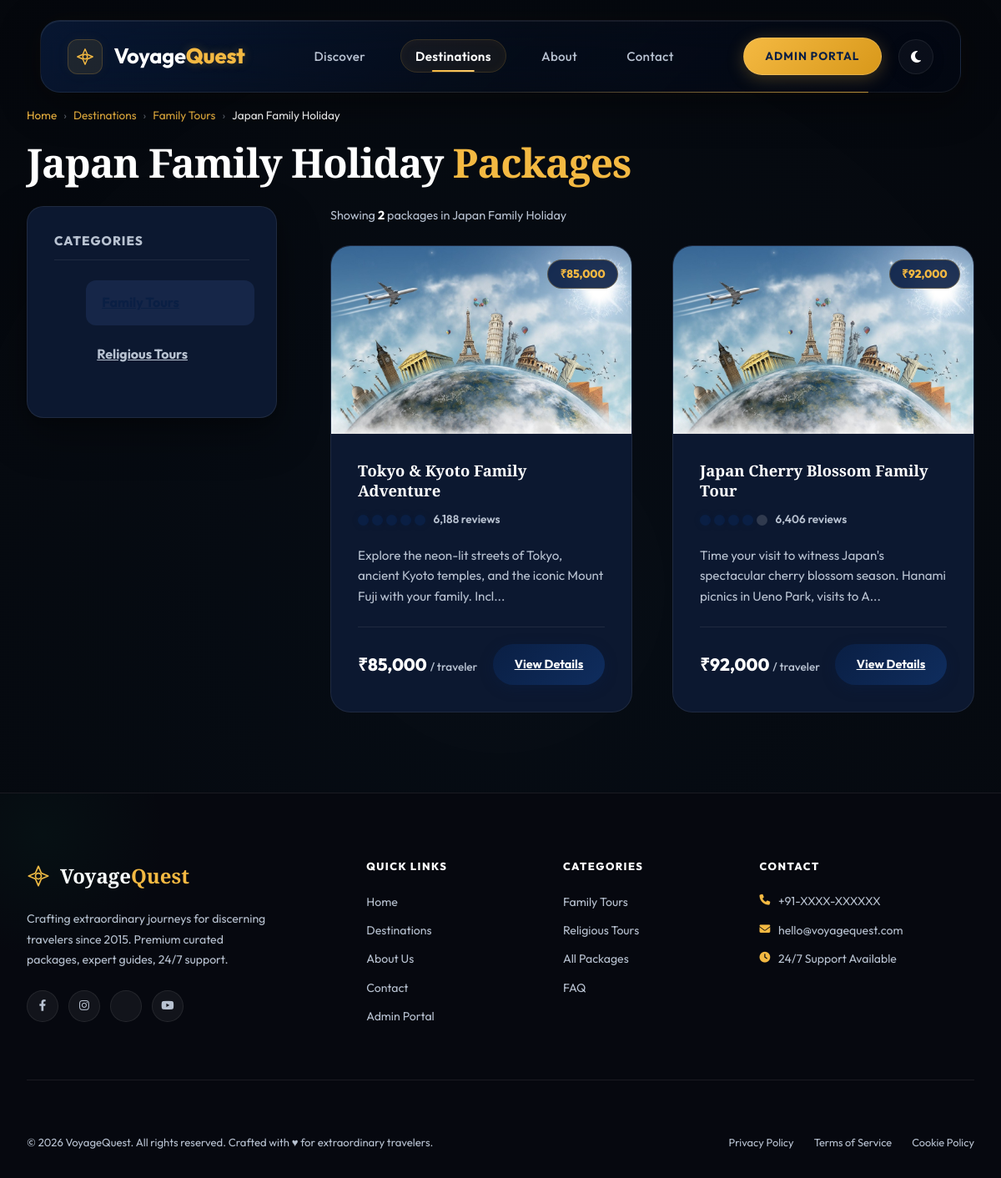
Screenshot of /package.php?subcatid=27 with the database file from the repository.
### tables this page shows
CREATE TABLE `subcategory` (
  `Subcatid` int(200) NOT NULL AUTO_INCREMENT,
  `Subcatname` varchar(1000) NOT NULL,
  `Catid` int(200) NOT NULL,
  `Pic` varchar(8000) NOT NULL,
  `Detail` varchar(8000) NOT NULL,
  PRIMARY KEY (`Subcatid`)
);

CREATE TABLE `category` (
  `Cat_id` int(100) NOT NULL AUTO_INCREMENT,
  `Cat_name` varchar(2000) NOT NULL,
  PRIMARY KEY (`Cat_id`)
);

CREATE TABLE `package` (
  `Packid` int(200) NOT NULL AUTO_INCREMENT,
  `Packname` varchar(1000) NOT NULL,
  `Category` int(200) NOT NULL,
  `Subcategory` int(200) NOT NULL,
  `Packprice` int(200) NOT NULL,
  `Pic1` varchar(8000) NOT NULL,
  `Pic2` varchar(8000) NOT NULL,
  `Pic3` varchar(8000) NOT NULL,
  `Detail` varchar(8000) NOT NULL,
  PRIMARY KEY (`Packid`)
);

### function.php (called while the page is built, shortened)
<?php
function h($string) {
    return htmlspecialchars($string ?? '', ENT_QUOTES, 'UTF-8');
}
function prepare_query($cn, $sql, $types = '', $params = []) {
    $stmt = mysqli_prepare($cn, $sql);
    if ($types && $params) {
        mysqli_stmt_bind_param($stmt, $types, ...$params);
    }
    mysqli_stmt_execute($stmt);
    return mysqli_stmt_get_result($stmt);
}
?>

### package.php (the view, shortened to what this page needs)
<?php
include('function.php');
$subcatid = isset($_GET["subcatid"]) ? (int)$_GET["subcatid"] : 0;
$subcat_name = 'Travel Packages';
$cat_name    = 'Destinations';
$subcat_catid = 0;
if ($subcatid > 0) {
    $sub_res = prepare_query($cn,
        "SELECT s.Subcatname, s.Catid, c.Cat_name FROM subcategory s JOIN category c ON s.Catid = c.Cat_id WHERE s.Subcatid = ?",
        "i", [$subcatid]
    );
    if ($sub_res && $sub_row = mysqli_fetch_assoc($sub_res)) {
        $subcat_name   = $sub_row['Subcatname'];
        $cat_name      = $sub_row['Cat_name'];
        $subcat_catid  = (int)$sub_row['Catid'];
    }
}
$all_cats = mysqli_query($cn, "SELECT Cat_id, Cat_name FROM category ORDER BY Cat_id");
$packages = [];
if ($subcatid > 0) {
    $pkg_res = prepare_query($cn,
        "SELECT Packid, Packname, Packprice, Pic1, Detail FROM package WHERE Subcategory = ? ORDER BY Packid",
        "i", [$subcatid]
    );
    if ($pkg_res) {
        while ($row = mysqli_fetch_assoc($pkg_res)) {
            $packages[] = $row;
        }
    }
}
?>
<!DOCTYPE html>
<html lang="en">
<head>
    <link href="https://cdn.jsdelivr.net/npm/bootstrap@5.3.0/dist/css/bootstrap.min.css" rel="stylesheet">
    <link rel="stylesheet" href="css/luxury_travel.css?v=<?php echo filemtime('css/luxury_travel.css'); ?>">
</head>
<body>
<?php include('top.php'); ?>
<main class="ta-container" role="main">
    <nav aria-label="Breadcrumb" style="margin-bottom: 1rem;" data-aos="fade-up">
        <ol style="display:flex;gap:0.5rem;list-style:none;padding:0;margin:0;font-size:0.85rem;color:var(--text-gray);flex-wrap:wrap;">
            <li><a href="index.php" style="color:var(--gold);text-decoration:none;">Home</a></li>
            <li style="opacity:0.5;">›</li>
            <li><a href="category.php" style="color:var(--gold);text-decoration:none;">Destinations</a></li>
            <li style="opacity:0.5;">›</li>
            <li><a href="subcat.php?catid=<?php echo $subcat_catid; ?>" style="color:var(--gold);text-decoration:none;"><?php echo h($cat_name); ?></a></li>
            <li style="opacity:0.5;">›</li>
            <li aria-current="page" style="color:var(--text-white);"><?php echo h($subcat_name); ?></li>
        </ol>
    </nav>
    <h1 class="ta-section-title" data-aos="fade-up">
        <?php echo h($subcat_name); ?> <span>Packages</span>
    </h1>
    <div class="ta-grid-sidebar">
        <aside class="ta-sidebar" data-aos="fade-right" aria-label="Travel categories">
            <h2 class="ta-sidebar-title" style="font-size:0.95rem;">Categories</h2>
            <ul class="ta-sidebar-menu" role="list">
                <?php while ($cat = mysqli_fetch_assoc($all_cats)): ?>
                <li role="listitem">
                    <a href="subcat.php?catid=<?php echo (int)$cat['Cat_id']; ?>"
                       class="ta-sidebar-link <?php echo ((int)$cat['Cat_id'] === $subcat_catid) ? 'active' : ''; ?>">
                        <?php echo h($cat['Cat_name']); ?>
                    </a>
                </li>
                <?php endwhile; ?>
            </ul>
        </aside>
        <div>
            <?php if (empty($packages)): ?>
            <div class="ta-detail-card" role="status">
                <h3 style="text-align:center;color:var(--text-gray);margin-bottom:1rem;">
                    No packages found in this region.
                </h3>
                <p style="text-align:center;color:var(--text-gray);margin-bottom:1.5rem;">
                    Check back soon — we're adding new packages regularly.
                </p>
                <div style="text-align:center;">
                    <a href="category.php" class="btn-ta btn-ta-primary" style="display:inline-block;">
                        Browse All Destinations
                    </a>
                </div>
            </div>
            <?php else: ?>
            <p style="color:var(--text-gray);font-size:0.9rem;margin-bottom:1.5rem;" data-aos="fade-up">
                Showing <strong style="color:var(--text-white);"><?php echo count($packages); ?></strong>
                package<?php echo count($packages) !== 1 ? 's' : ''; ?> in <?php echo h($subcat_name); ?>
            </p>
            <div class="ta-grid-3">
                <?php foreach ($packages as $i => $pkg):
                    $pseudo_rating  = (($pkg['Packid'] * 5) % 2 == 0) ? 5 : 4;
                    $pseudo_reviews = number_format(($pkg['Packid'] * 218) + 84);
                ?>
                <article class="ta-card"
                         data-aos="fade-up"
                         data-aos-delay="<?php echo ($i % 3) * 100; ?>"
                         aria-label="<?php echo h($pkg['Packname']); ?>">
                    <div class="ta-card-img-wrapper">
                        <img src="Admin/packimages/<?php echo h($pkg['Pic1']); ?>"
                             alt="<?php echo h($pkg['Packname']); ?>"
                             class="ta-card-img"
                             loading="lazy"
                             onerror="this.src='images/travelimage.jpg'">
                        <div style="position:absolute;top:1rem;right:1rem;background:rgba(10,31,68,0.9);backdrop-filter:blur(10px);border:1px solid rgba(244,185,66,0.3);border-radius:20px;padding:0.35rem 0.9rem;font-size:0.85rem;font-weight:800;color:var(--gold);z-index:2;">
                            ₹<?php echo number_format((double)$pkg['Packprice']); ?>
                        </div>
                    </div>
                    <div class="ta-card-body">
                        <h2 class="ta-card-title" style="font-size:1.15rem;"><?php echo h($pkg['Packname']); ?></h2>
                        <div class="rating-container" aria-label="Rating: <?php echo $pseudo_rating; ?> out of 5">
                            <div class="rating-bubbles" aria-hidden="true">
                                <?php for ($j = 1; $j <= 5; $j++): ?>
                                <span class="bubble <?php echo ($j <= $pseudo_rating) ? 'filled' : ''; ?>"></span>
                                <?php endfor; ?>
                            </div>
                            <span class="rating-count"><?php echo $pseudo_reviews; ?> reviews</span>
                        </div>
                        <p class="ta-card-text">
                            <?php echo h(substr($pkg['Detail'], 0, 110)) . (strlen($pkg['Detail']) > 110 ? '...' : ''); ?>
                        </p>
                        <div class="ta-card-footer">
                            <span class="ta-price">
                                ₹<?php echo number_format((double)$pkg['Packprice']); ?>
                                <span>/ traveler</span>
                            </span>
                            <a href="detail.php?pid=<?php echo (int)$pkg['Packid']; ?>"
                               class="btn-ta btn-ta-primary"
                               aria-label="View details for <?php echo h($pkg['Packname']); ?>">
                                View Details
                            </a>
                        </div>
                    </div>
                </article>
                <?php endforeach; ?>
            </div>
            <?php endif; ?>
        </div>
    </div>
</main>
<?php
include('bottom.php');
?>
</body>
</html>

### rows the page displays
subcategory: category.Cat_name "Family Tours", Subcatname "Japan Family Holiday"
category: Cat_name "Religious Tours"
package: Packprice "85,000", Packname "Tokyo & Kyoto Family Adventure", Packid "6,188", Detail "Explore the neon-lit streets of Tokyo, ancient Kyoto temples, and the iconic Mount Fuji with your family. Incl"
package: Packprice "92,000", Packname "Japan Cherry Blossom Family Tour", Packid "6,406", Detail "Time your visit to witness Japan's spectacular cherry blossom season. Hanami picnics in Ueno Park, visits to A"

### other values shown
count($packages) "2"
